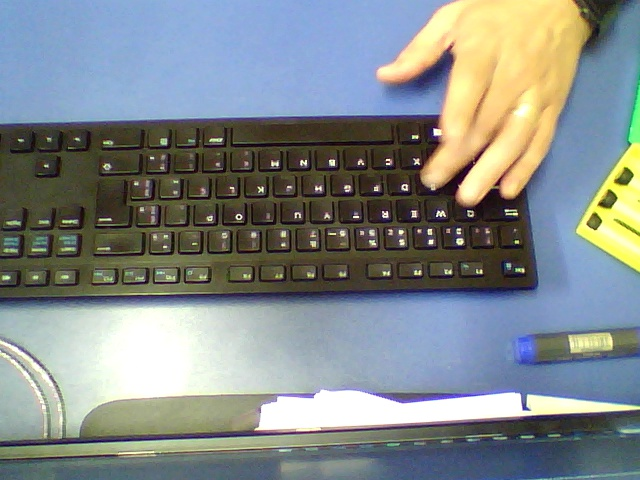
#> input picture dimensao/Faca.jpg, 640 x 480 px, given in place of the camera
$ python cores.py
#> lines starting #> are read from the running program, lines starting #| are printed output that depends on the picture; after the words box and inside, x2 and y2 are one past the last pixel; in counts of white or black regions, pixels touching at a corner belong together
#https://www.hackster.io/WolfxPac/colour-detection-using-opencv-python-8cbbe0
#https://github.com/howardabrams/opencv-python-xp/blob/master/color-detection.py

import cv2
import numpy as np

# Capture the input frame from webcam
def get_frame(cap, scaling_factor):
    # Capture the frame from video capture object
#> called with scaling_factor = 0.5
    ret, frame = cap.read()
#> frame is the input picture: shape (480, 640, 3); mean B, G, R 138.3, 138.4, 131.3

    # Resize the input frame
    frame = cv2.resize(frame, None, fx=scaling_factor,
            fy=scaling_factor, interpolation=cv2.INTER_AREA)
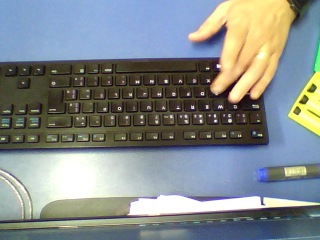
#> frame: shape (240, 320, 3); mean B, G, R 138.4, 138.5, 131.4

    return frame

if __name__=='__main__':
    cap = cv2.VideoCapture(0)
    scaling_factor = 0.5

    recontB = 0
    recontR = 0
    recontG = 0
    recontY = 0
    recontW = 0
    recontBl = 0
    cor = ''

    # Iterate until the user presses ESC key

    f = open("..\Reconhecimento\Laudo_faca.doc", "a")

    while True:
        frame = get_frame(cap, scaling_factor)

        # Convert the HSV colorspace
        hsv = cv2.cvtColor(frame, cv2.COLOR_BGR2HSV)
#> hsv: shape (240, 320, 3); mean H, S, V 70.4, 78.1, 158.6

        # Define 'blue' range in HSV colorspace
        lowerB = np.array([110,50,50])
        upperB = np.array([130,255,255])

        # Define 'red' range in HSV colorspace
        lowerR = np.array([0, 70, 50])
        upperR = np.array([10, 255, 255])

        # Define 'yellow' range in HSV colorspace
        lowerY = np.array([20, 100, 100])
        upperY = np.array([30, 255, 255])

        # Define 'green' range in HSV colorspace
        lowerG = np.array([65, 60, 60])
        upperG = np.array([80, 255, 255])

        # Define 'white' range in HSV colorspace
        lowerW = np.array([0, 0, 0])
        upperW = np.array([0, 255, 255])

        # Define 'black' range in HSV colorspace
        lowerBl = np.array([125, 100, 30])
        upperBl = np.array([255, 255, 255])

        # Threshold the HSV image to get only the color
        maskB = cv2.inRange(hsv, lowerB, upperB)
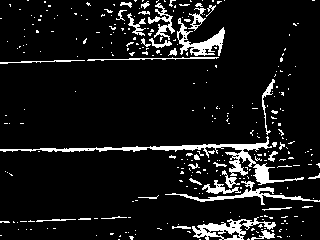
#> maskB: shape (240, 320); 9.1% white; 304 white regions (268 under 20 px), largest, box (x1, y1, x2, y2) and area: (0, 136, 304, 185) 1645, (192, 217, 276, 240) 731, (177, 18, 225, 56) 640
        maskR = cv2.inRange(hsv, lowerR, upperR)
#> maskR: shape (240, 320); 1.1% white in thin lines or dots, all inside (x1, y1, x2, y2) = (3, 0, 294, 228)
        maskG = cv2.inRange(hsv, lowerG, upperG)
#> maskG: shape (240, 320); 0.26% white in thin lines or dots
        maskY = cv2.inRange(hsv, lowerY, upperY)
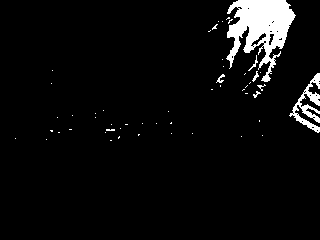
#> maskY: shape (240, 320); 4.9% white; 52 white regions (45 under 20 px), largest, box (x1, y1, x2, y2) and area: (226, 0, 296, 82) 2869, (289, 73, 320, 133) 629, (216, 74, 225, 83) 34
        maskW = cv2.inRange(hsv, lowerW, upperW)
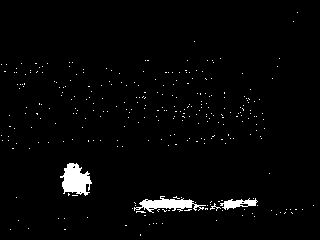
#> maskW: shape (240, 320); 2.4% white; 297 white regions (293 under 20 px), largest, box (x1, y1, x2, y2) and area: (60, 163, 92, 196) 660, (134, 196, 206, 213) 533, (220, 198, 258, 210) 229, (210, 203, 221, 211) 24
        maskBl = cv2.inRange(hsv, lowerBl, upperBl)
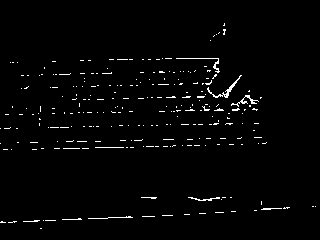
#> maskBl: shape (240, 320); 1.9% white in thin lines or dots, all inside (x1, y1, x2, y2) = (0, 23, 316, 229)

        contB = 0
        contR = 0
        contG = 0
        contY = 0
        contW = 0
        contBl = 0

        for i in range(18):
            for j in range(10):
                if maskB[i][j] == 255:
                    contB = contB + 1
                if maskR[i][j] == 255:
                    contR = contR + 1
                if maskG[i][j] == 255:
                    contG = contG + 1
                if maskY[i][j] == 255:
                    contY = contY + 1
                if maskW[i][j] == 255:
                    contW = contW + 1
                if maskBl[i][j] == 255:
                    contBl = contBl + 1

        if contB > 150:
            print("azul")
            recontB = recontB + 1

        if contR > 150:
            print("vermelho")
            recontR = recontR + 1

        if contG > 150:
            print("verde")
            recontG = recontG + 1

        if contY > 150:
            print("amarelo")
            recontY = recontY + 1

        if contW > 150:
            print("branco")
            recontW = recontW + 1

        if contBl > 150:
            print("preta")
            recontBl = recontBl + 1


        # Bitwise-AND mask and original image
        resB = cv2.bitwise_and(frame, frame, mask=maskB)
        resB = cv2.medianBlur(resB, 5)
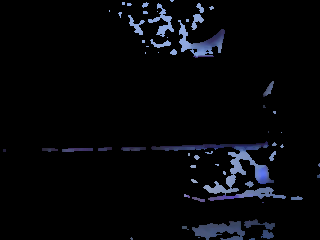
#> resB: shape (240, 320, 3); mean B, G, R 9.7, 6.8, 5.9

        resR = cv2.bitwise_and(frame, frame, mask=maskR)
        resR = cv2.medianBlur(resR, 5)

        resG = cv2.bitwise_and(frame, frame, mask=maskG)
        resG = cv2.medianBlur(resG, 5)

        resY = cv2.bitwise_and(frame, frame, mask=maskY)
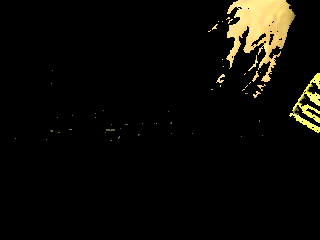
#> resY: shape (240, 320, 3); mean B, G, R 6.1, 10.7, 12
        resY = cv2.medianBlur(resY, 5)

        resW = cv2.bitwise_and(frame, frame, mask=maskW)
        resW = cv2.medianBlur(resW, 5)

        resBl = cv2.bitwise_and(frame, frame, mask=maskBl)
        resBl = cv2.medianBlur(resBl, 5)

        cv2.imshow('Original image', frame)


        # Check if the user pressed ESC key
        c = cv2.waitKey(5)
#> (key Esc is pressed here)
        if c == 27:
            break
    if recontB > 5:
        print("A cor do cabo é azul")
        cor = "azul"

    if recontR > 5:
        print("A cor do cabo é vermelho")
        cor = "vermelho"

    if recontG > 5:
        print("A cor do cabo é verde")
        cor = "verde"

    if recontY > 5:
        print("A cor do cabo é amarelo")
        cor = "amarelo"

    if recontW > 5:
        print("A cor do cabo é branco")
        cor = "branco"

    if recontBl > 5:
        print("A cor do cabo é preto")
        cor = "preto"

    f.write("\nCor do cabo: " + str(cor))

    cv2.destroyAllWindows()
